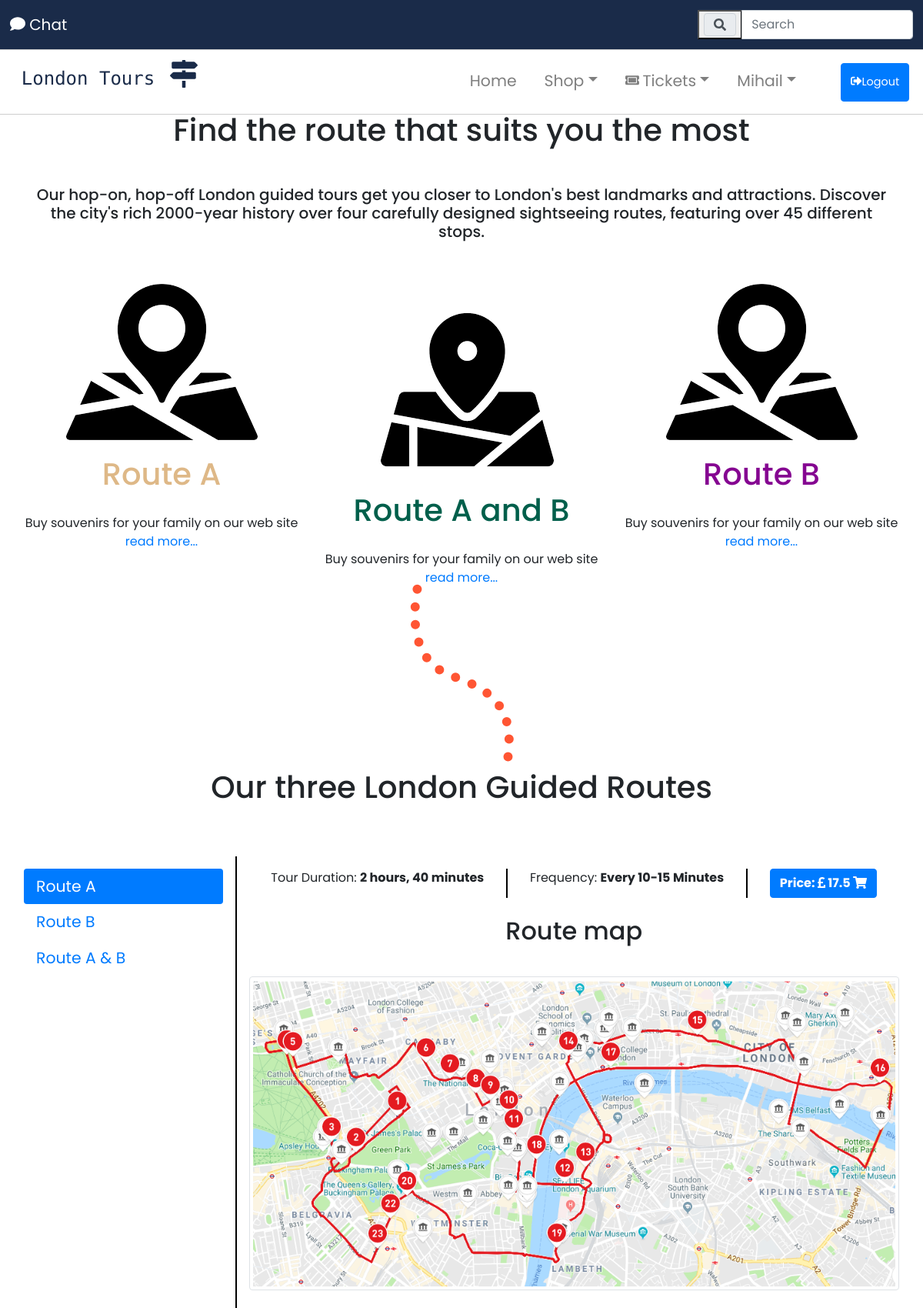
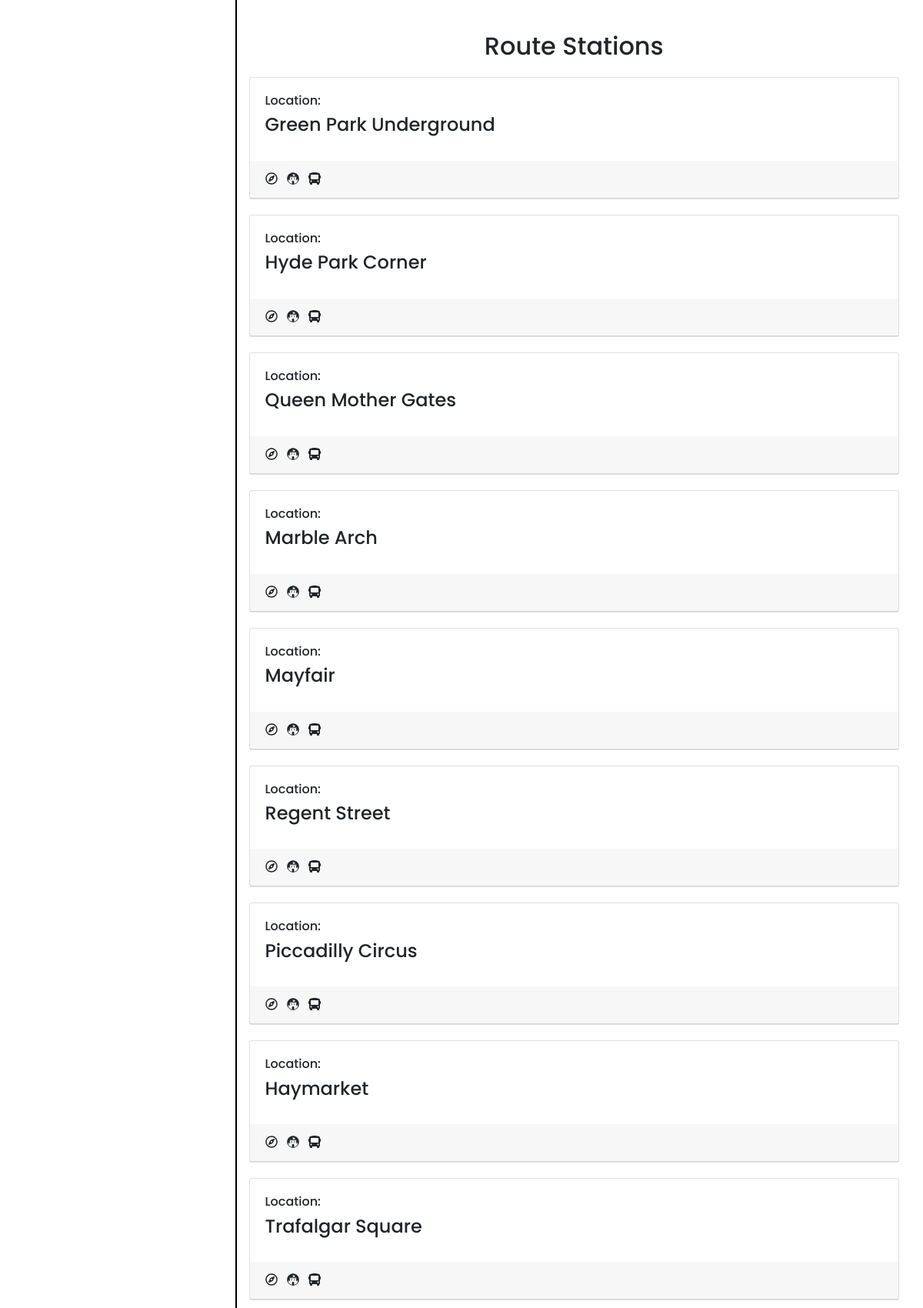
The app's page /tickets.php (signed in, upper part) with its own data (2 pictures, top to bottom).
### tables this page shows
CREATE TABLE `_tours_` (
  `_id_` int(11) NOT NULL,
  `_title_` varchar(500) NOT NULL,
  `_short_description_` varchar(500) NOT NULL,
  `_full_description_` varchar(1500) NOT NULL,
  `_region_` varchar(30) NOT NULL,
  `_color_` varchar(30) NOT NULL,
  `_duration_` varchar(255) NOT NULL,
  `_frequency_` varchar(255) NOT NULL,
  `_price_` double NOT NULL
);

CREATE TABLE `_stops_` (
  `_id_` int(11) NOT NULL,
  `_route_id_` int(11) NOT NULL,
  `_name_` varchar(128) NOT NULL
);

### tickets.php (the view, shortened to what this page needs)
<?php
 include_once 'header.php';
?>
<?php
    include 'includes/db_inc.php';
?>
<div id="slides" class="carousel slide londonGuidedTours" data-ride="carousel">
	<ul class="carousel-indicators">
	</ul>
	<div class="carousel-inner">
		<div class="carousel-item active">
			<div class="carousel-caption search-box-div">
				<h3 id="display-2" class="display-2">London Guided Tours</h3>
			</div>
		</div>
	</div>
</div>
<div class="container-fluid" id="ticket-section">
	<div class="container essential-section-style">
		<h1 class="text-center">Find the route that suits you the most</h1>
		<h5 class="padding text-center">Our hop-on, hop-off London guided tours get you closer to London's best landmarks and attractions. Discover the city's rich 2000-year history over four carefully designed sightseeing routes, featuring over 45 different stops.</h5>
		</div>
		<div class="container-fluid padding">
		<div class="row text-center padding">
			<div class="col-xs-12 col-sm-6 col-md-4">
				<div>
					<img src="img/routA.png" alt="">
				</div>
				<h1 class="routA-style">Route A</h1>
				<p>Buy souvenirs for your family on our web site <a href=""> read more...</a></p>
			</div>
			<div class="col-xs-12 col-sm-6 col-md-4">
				<div class="padding-left">
					<img src="img/routB.png" alt="">
				</div>
				<h1 class="routB-style">Route A and B</h1>
				<p>Buy souvenirs for your family on our web site <a href=""> read more...</a></p>
			</div>
			<div class="col-xs-12 col-sm-12 col-md-4">
				<div>
					<img src="img/routA.png" alt="">
				</div>
				<h1 class="routAandB-style">Route B</h1>
				<p>Buy souvenirs for your family on our web site <a href=""> read more...</a></p>
			</div>
		</div>
	</div>
</div>
<div id="toursIntroduction" class=" text-center  line-follow">
	<svg width="135" height="232" xmlns="http://www.w3.org/2000/svg"> <path d="M9.414 6.847c-10.242 61.891 6.022 99.937 48.794 114.136 64.157 21.298 77.75 56.573 67.694 113.764" stroke="#F53" stroke-width="12" fill="none" fill-rule="evenodd" stroke-dasharray="0,23" stroke-linecap="round"></path> </svg>
</div>
<?php
 $query = "SELECT * FROM `_tours_`";
 $results = mysqli_query($connection, $query);
 $queryResults = mysqli_num_rows($results);
 if($queryResults > 0){
	 echo '
	 <div id="ticketsAndTours"  class="toursDescription padding container-margin-tickets">
	 <div class="row padding">
	 <div class="text-center col-12">
		<h1>Our three London Guided Routes</h1>
		</div>
	 <div class="col-3 addBorder">
	 <div class="nav flex-column nav-pills" id="v-pills-tab" role="tablist" aria-orientation="vertical">';
	while($row = mysqli_fetch_assoc($results)){
		if($row['_id_'] == 1){
			echo ' <a class="nav-link active" id="v-pills-'.$row['_id_'].'-tab" data-toggle="pill" href="#v-pills-'.$row['_id_'].'" role="tab" aria-controls="v-pills-'.$row['_id_'].'" aria-selected="true">'.$row['_title_'].'</a>';
		}else{
			echo '
			<a class="nav-link" id="v-pills-'.$row['_id_'].'-tab" data-toggle="pill" href="#v-pills-'.$row['_id_'].'" role="tab" aria-controls="v-pills-'.$row['_id_'].'" aria-selected="true">'.$row['_title_'].'</a>';
		}
		}
	echo
		'</div>
	</div>';
	echo
	'<div class="col-9">
	<div class="tab-content" id="v-pills-tabContent">';
	 $results = mysqli_query($connection, $query);
		while($row = mysqli_fetch_assoc($results)){
			$tourID = $row['_id_'];
		if($row['_id_'] == 1){
			echo '
			<div class="tab-pane fade active show" id="v-pills-'.$row['_id_'].'" role="tabpanel" aria-labelledby="v-pills-'.$row['_id_'].'-tab">
			<ul class="nav nav-pills nav-fill">
				<li class="nav-item addBorder">
					Tour Duration: <strong>'.$row['_duration_'].'</strong>
				</li>
				<li class="nav-item addBorder">
					Frequency: <strong>'.$row['_frequency_'].'</strong>
				</li>
				<li class="nav-item">
					<a type="button" name="'.$row['_id_'].'" id="'.$row['_id_'].'" class="btn btn-primary" href="buy_tickets.php?id='.$row['_id_'].'&product=tour"><strong>Price: <i class="fas fa-pound-sign"> </i>'.' '.$row['_price_'].'  <i class="fas fa-shopping-cart"></i></strong></a>
				</li>
			</ul>
			<br>
			<div class="text-center">
			<h2 class="padding">Route map</h2>
			<img src="img/tour_maps/'.$row['_id_'].'.PNG"  class="rounded img-fluid img-thumbnail" alt="">
			</div>';
				$query2 = "SELECT * FROM _stops_ WHERE _stops_._route_id_ = $tourID";
				$results2 = mysqli_query($connection, $query2);
				echo '<h2 class="padding-top text-center">Route Stations</h2>';
				while($row2 = mysqli_fetch_assoc($results2)){
				echo '
				<div class="station-carts">
					<div class="card">
						<div class="card-body ">
							<h6 class="card-text">Location:</h6>
							<h4 class="card-title">'.$row2['_name_'].'</h4>
						</div>
							<ul class="list-inline card-header">
							<li class="list-inline-item"><i class="far fa-compass"></i></li>
							<li class="list-inline-item"><i class="fab fa-fort-awesome-alt"></i></li>
							<li class="list-inline-item"><i class="fas fa-bus"></i></li>
							</ul>
						</div>
				</div>';}
			echo	'</div>';
		}
	}
	echo '
	</div>
  </div>
</div>
</div>
	';
 }else {}
?>
<?php
 include_once 'footer.php';
?>

### css/style.css (style rules this page uses)
html, body { height: 100%; width: 100%; font-family: 'Poppins', sans-serif; }
.routA-style { color: burlywood; padding: 20px; }
.routB-style { color: rgb(0, 95, 75); padding: 20px; }
.routAandB-style { color: rgb(133, 5, 145); padding: 20px; }
.padding-left { padding-left: 15px; padding-top: 25px; }
.nav-link { font-size: 1.7vw; }
.carousel { margin-top: 120px; }
#display-2 { font-size: 5vw; }
.carousel-caption { position: absolute; top: -100px; transform: translateY(35%) }
.addBorder { border-right: 2px solid black; }
.carousel-caption h3 { font-size: 200%; font-weight: 500; text-shadow: 2px 2px 15px #000; padding-bottom: 1rem; }
#toursIntroduction { margin-top: -100px; margin-bottom: -55px; }
.container-margin-tickets { margin-right: 30px; margin-left: 30px; }
.londonGuidedTours { margin-top: 50px; }
.toursDescription h1 { margin-bottom: 50px; }
#ticketsAndTours { margin-top: 40px; }
.essential-section-style { padding-top: 70px; }
.essential-section-style h1 { padding-bottom: 40px; }
* { box-sizing: border-box; }
.line-follow { margin-top: -50px; margin-bottom: -30px; }
.padding { padding-bottom: 2rem; }
.padding-top { padding-top: 4rem; }
.station-carts { margin-top: 20px; }
.carousel-item { transition: -webkit-transform 0.5s ease; transition: transform 0.5s ease; transition: transform 0.5s ease, -webkit-transform 0.5s ease; -webkit-backface-visibility: visible; backface-visibility: visible; }
[class*="col-"] { padding: 1rem; }

### records on screen
_tours_: _title_ "Route A", _duration_ "2 hours, 40 minutes", _frequency_ "Every 10-15 Minutes", _price_ "17.5"
_tours_: _title_ "Route B"
_tours_: _title_ "Route A & B"
_stops_: _name_ "Green Park Underground"
_stops_: _name_ "Hyde Park Corner"
_stops_: _name_ "Queen Mother Gates"
_stops_: _name_ "Marble Arch"
_stops_: _name_ "Mayfair"
_stops_: _name_ "Regent Street"
_stops_: _name_ "Piccadilly Circus"
_stops_: _name_ "Haymarket"
_stops_: _name_ "Trafalgar Square"

### other values on screen
$_SESSION['userFirstName'] "Mihail"
